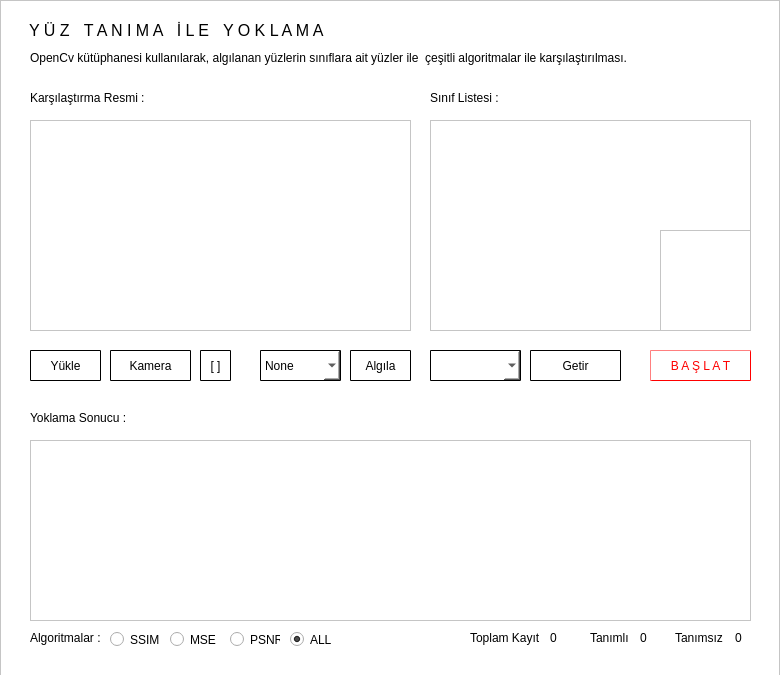
<?xml version="1.0" encoding="UTF-8"?>
<ui version="4.0">
 <class>MainWindow</class>
 <widget class="QMainWindow" name="MainWindow">
  <property name="geometry">
   <rect>
    <x>0</x>
    <y>0</y>
    <width>780</width>
    <height>675</height>
   </rect>
  </property>
  <property name="windowTitle">
   <string>MainWindow</string>
  </property>
  <property name="autoFillBackground">
   <bool>false</bool>
  </property>
  <property name="styleSheet">
   <string notr="true">background-color: rgb(255, 255, 255);</string>
  </property>
  <widget class="QWidget" name="centralwidget">
   <widget class="QFrame" name="frame">
    <property name="geometry">
     <rect>
      <x>0</x>
      <y>0</y>
      <width>780</width>
      <height>751</height>
     </rect>
    </property>
    <property name="autoFillBackground">
     <bool>false</bool>
    </property>
    <property name="styleSheet">
     <string notr="true">background-color: rgb(255, 255, 255);</string>
    </property>
    <property name="frameShape">
     <enum>QFrame::StyledPanel</enum>
    </property>
    <property name="frameShadow">
     <enum>QFrame::Raised</enum>
    </property>
    <property name="background" stdset="0">
     <color>
      <red>255</red>
      <green>255</green>
      <blue>255</blue>
     </color>
    </property>
    <widget class="QGraphicsView" name="img_viewer">
     <property name="geometry">
      <rect>
       <x>30</x>
       <y>120</y>
       <width>381</width>
       <height>211</height>
      </rect>
     </property>
    </widget>
    <widget class="QLabel" name="label">
     <property name="geometry">
      <rect>
       <x>29</x>
       <y>15</y>
       <width>330</width>
       <height>31</height>
      </rect>
     </property>
     <property name="font">
      <font>
       <family>MS Shell Dlg 2</family>
       <pointsize>8</pointsize>
       <weight>9</weight>
       <italic>false</italic>
       <bold>false</bold>
      </font>
     </property>
     <property name="styleSheet">
      <string notr="true">font: 75 8pt &quot;MS Shell Dlg 2&quot;;</string>
     </property>
     <property name="text">
      <string>&lt;html&gt;&lt;head/&gt;&lt;body&gt;&lt;p&gt;&lt;span style=&quot; font-size:12pt;&quot;&gt;Y Ü Z &lt;/span&gt;&lt;span style=&quot; font-size:12pt; color:#ffffff;&quot;&gt;- &lt;/span&gt;&lt;span style=&quot; font-size:12pt;&quot;&gt;T A N I M A &lt;/span&gt;&lt;span style=&quot; font-size:12pt; color:#ffffff;&quot;&gt;-&lt;/span&gt;&lt;span style=&quot; font-size:12pt;&quot;&gt; İ L E&lt;/span&gt;&lt;span style=&quot; font-size:12pt; color:#ffffff;&quot;&gt; -&lt;/span&gt;&lt;span style=&quot; font-size:12pt;&quot;&gt; Y O K L A M A&lt;/span&gt;&lt;/p&gt;&lt;/body&gt;&lt;/html&gt;</string>
     </property>
    </widget>
    <widget class="QLabel" name="label_2">
     <property name="geometry">
      <rect>
       <x>30</x>
       <y>90</y>
       <width>141</width>
       <height>16</height>
      </rect>
     </property>
     <property name="text">
      <string>Karşılaştırma Resmi :</string>
     </property>
    </widget>
    <widget class="QPushButton" name="btn_img_upload">
     <property name="geometry">
      <rect>
       <x>30</x>
       <y>350</y>
       <width>71</width>
       <height>31</height>
      </rect>
     </property>
     <property name="styleSheet">
      <string notr="true">border-style: outset;
border-width: 1px;
border-radius: 1px;
border-color: black;
padding: 4px;</string>
     </property>
     <property name="text">
      <string>Yükle</string>
     </property>
    </widget>
    <widget class="QPushButton" name="bnt_camera_show">
     <property name="geometry">
      <rect>
       <x>110</x>
       <y>350</y>
       <width>81</width>
       <height>31</height>
      </rect>
     </property>
     <property name="styleSheet">
      <string notr="true">border-style: outset;
border-width: 1px;
border-radius: 1px;
border-color: black;
padding: 4px;</string>
     </property>
     <property name="text">
      <string>Kamera</string>
     </property>
     <property name="autoDefault">
      <bool>false</bool>
     </property>
     <property name="default">
      <bool>false</bool>
     </property>
     <property name="flat">
      <bool>false</bool>
     </property>
    </widget>
    <widget class="QPushButton" name="btn_camera_capture">
     <property name="geometry">
      <rect>
       <x>200</x>
       <y>350</y>
       <width>31</width>
       <height>31</height>
      </rect>
     </property>
     <property name="styleSheet">
      <string notr="true">border-style: outset;
border-width: 1px;
border-radius: 1px;
border-color: black;
padding: 4px;</string>
     </property>
     <property name="text">
      <string>[ ]</string>
     </property>
    </widget>
    <widget class="QPushButton" name="btn_face">
     <property name="geometry">
      <rect>
       <x>350</x>
       <y>350</y>
       <width>61</width>
       <height>31</height>
      </rect>
     </property>
     <property name="styleSheet">
      <string notr="true">border-style: outset;
border-width: 1px;
border-radius: 1px;
border-color: black;
padding: 4px;</string>
     </property>
     <property name="text">
      <string>Algıla</string>
     </property>
    </widget>
    <widget class="QComboBox" name="cmb_classes">
     <property name="geometry">
      <rect>
       <x>430</x>
       <y>350</y>
       <width>91</width>
       <height>31</height>
      </rect>
     </property>
     <property name="styleSheet">
      <string notr="true">border-style: outset;
border-width: 1px;
border-radius: 1px;
border-color: black;
padding: 4px;</string>
     </property>
    </widget>
    <widget class="QPushButton" name="btn_classes_list">
     <property name="geometry">
      <rect>
       <x>530</x>
       <y>350</y>
       <width>91</width>
       <height>31</height>
      </rect>
     </property>
     <property name="styleSheet">
      <string notr="true">border-style: outset;
border-width: 1px;
border-radius: 1px;
border-color: black;
padding: 4px;</string>
     </property>
     <property name="text">
      <string>Getir</string>
     </property>
    </widget>
    <widget class="QLabel" name="label_3">
     <property name="geometry">
      <rect>
       <x>30</x>
       <y>410</y>
       <width>141</width>
       <height>16</height>
      </rect>
     </property>
     <property name="text">
      <string>Yoklama Sonucu :</string>
     </property>
    </widget>
    <widget class="QLabel" name="label_4">
     <property name="geometry">
      <rect>
       <x>430</x>
       <y>90</y>
       <width>141</width>
       <height>16</height>
      </rect>
     </property>
     <property name="text">
      <string>Sınıf Listesi :</string>
     </property>
    </widget>
    <widget class="QPushButton" name="btn_run">
     <property name="geometry">
      <rect>
       <x>650</x>
       <y>350</y>
       <width>101</width>
       <height>31</height>
      </rect>
     </property>
     <property name="styleSheet">
      <string notr="true">border-style: outset;
border-width: 1px;
border-radius: 1px;
border-color: red;
color: red;
padding: 4px;</string>
     </property>
     <property name="text">
      <string>B A Ş L A T</string>
     </property>
    </widget>
    <widget class="QTableWidget" name="listView_class">
     <property name="geometry">
      <rect>
       <x>430</x>
       <y>120</y>
       <width>321</width>
       <height>211</height>
      </rect>
     </property>
     <property name="styleSheet">
      <string notr="true"/>
     </property>
    </widget>
    <widget class="QTableWidget" name="listView_result">
     <property name="geometry">
      <rect>
       <x>30</x>
       <y>440</y>
       <width>721</width>
       <height>181</height>
      </rect>
     </property>
    </widget>
    <widget class="QLabel" name="label_5">
     <property name="geometry">
      <rect>
       <x>470</x>
       <y>630</y>
       <width>71</width>
       <height>16</height>
      </rect>
     </property>
     <property name="text">
      <string>Toplam Kayıt :</string>
     </property>
    </widget>
    <widget class="QLabel" name="lbl_toplam_kayit">
     <property name="geometry">
      <rect>
       <x>550</x>
       <y>630</y>
       <width>31</width>
       <height>16</height>
      </rect>
     </property>
     <property name="text">
      <string>0</string>
     </property>
    </widget>
    <widget class="QLabel" name="label_8">
     <property name="geometry">
      <rect>
       <x>590</x>
       <y>630</y>
       <width>41</width>
       <height>16</height>
      </rect>
     </property>
     <property name="text">
      <string>Tanımlı :</string>
     </property>
    </widget>
    <widget class="QLabel" name="lbl_tanimli">
     <property name="geometry">
      <rect>
       <x>640</x>
       <y>630</y>
       <width>21</width>
       <height>16</height>
      </rect>
     </property>
     <property name="text">
      <string>0</string>
     </property>
    </widget>
    <widget class="QLabel" name="label_9">
     <property name="geometry">
      <rect>
       <x>675</x>
       <y>630</y>
       <width>51</width>
       <height>16</height>
      </rect>
     </property>
     <property name="text">
      <string>Tanımsız :</string>
     </property>
    </widget>
    <widget class="QLabel" name="lbl_tanimsiz">
     <property name="geometry">
      <rect>
       <x>735</x>
       <y>630</y>
       <width>21</width>
       <height>16</height>
      </rect>
     </property>
     <property name="text">
      <string>0</string>
     </property>
    </widget>
    <widget class="QLabel" name="label_11">
     <property name="geometry">
      <rect>
       <x>30</x>
       <y>50</y>
       <width>601</width>
       <height>16</height>
      </rect>
     </property>
     <property name="font">
      <font>
       <family>Segoe UI</family>
       <pointsize>9</pointsize>
      </font>
     </property>
     <property name="text">
      <string>OpenCv kütüphanesi kullanılarak, algılanan yüzlerin sınıflara ait yüzler ile  çeşitli algoritmalar ile karşılaştırılması.</string>
     </property>
    </widget>
    <widget class="QRadioButton" name="chk_SSIM">
     <property name="geometry">
      <rect>
       <x>110</x>
       <y>631</y>
       <width>50</width>
       <height>17</height>
      </rect>
     </property>
     <property name="text">
      <string>SSIM</string>
     </property>
    </widget>
    <widget class="QLabel" name="label_12">
     <property name="geometry">
      <rect>
       <x>30</x>
       <y>630</y>
       <width>71</width>
       <height>16</height>
      </rect>
     </property>
     <property name="text">
      <string>Algoritmalar :</string>
     </property>
    </widget>
    <widget class="QRadioButton" name="chk_MSE">
     <property name="geometry">
      <rect>
       <x>170</x>
       <y>631</y>
       <width>50</width>
       <height>17</height>
      </rect>
     </property>
     <property name="text">
      <string>MSE</string>
     </property>
    </widget>
    <widget class="QRadioButton" name="chk_PSNR">
     <property name="geometry">
      <rect>
       <x>230</x>
       <y>631</y>
       <width>50</width>
       <height>17</height>
      </rect>
     </property>
     <property name="text">
      <string>PSNR</string>
     </property>
    </widget>
    <widget class="QRadioButton" name="chk_all">
     <property name="enabled">
      <bool>true</bool>
     </property>
     <property name="geometry">
      <rect>
       <x>290</x>
       <y>631</y>
       <width>50</width>
       <height>17</height>
      </rect>
     </property>
     <property name="text">
      <string>ALL</string>
     </property>
     <property name="checked">
      <bool>true</bool>
     </property>
    </widget>
    <widget class="QComboBox" name="cmb_cascade">
     <property name="geometry">
      <rect>
       <x>260</x>
       <y>350</y>
       <width>81</width>
       <height>31</height>
      </rect>
     </property>
     <property name="styleSheet">
      <string notr="true">border-style: outset;
border-width: 1px;
border-radius: 1px;
border-color: black;
padding: 4px;

</string>
     </property>
     <item>
      <property name="text">
       <string>None</string>
      </property>
     </item>
     <item>
      <property name="text">
       <string>Histogram Eşitle</string>
      </property>
     </item>
    </widget>
    <widget class="QGraphicsView" name="img_person">
     <property name="geometry">
      <rect>
       <x>660</x>
       <y>230</y>
       <width>91</width>
       <height>101</height>
      </rect>
     </property>
     <property name="setVisible" stdset="0">
      <bool>false</bool>
     </property>
    </widget>
   </widget>
  </widget>
 </widget>
 <resources/>
 <connections/>
</ui>
